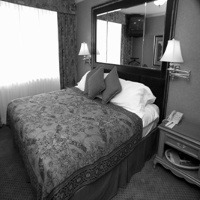
#> input picture data/train/bedroom/image_0001.jpg, 200 x 200 px
$ jupyter execute --allow-errors data_prepare.ipynb
#> lines starting #> are read from the running program, lines starting #| are printed output that depends on the picture
### Utils.py
"""
Utils: this python script has all auxiliary functions needed in other noteeboks.
AUTHOR: Joan Balaguer, Jaume Adrover
CREATION DATE: 2023-11-08
"""

from FeatureTransformer import FeatureTransformer
from itertools import chain
import skimage.feature
import numpy as np
import os
import cv2

"""
Function `process_images_in_folder`:
·PARAMS:
1. featureTransformer
2. customParams[]=[skimage.feature.*,params]
3. class_folder_path
4. class_folder_name
5. x_dict
6. y_dict
·FUNCTIONALITY:
Extracts features from all images of a specified folder,
inserting them into x_dict(feature extr. result) and y_dict(class_folder_name).
"""
# [36 lines left out: functions process_images_in_folder, process_images_in_folder2, not called in this run]
"""
Function `process_images_in_folder`:
·PARAMS:
1. class_folder_path
2. target_width
3. target_height
·FUNCTIONALITY:
Resizes all images of a specified folder, to desired (target_width x target_height).
"""
def resize_images_in_folder(class_folder_path,target_width,target_height):
    if os.path.isdir(class_folder_path):
        # Iterate through all the image files in the class folder
        for filename in os.listdir(class_folder_path):
            if filename.endswith(('.jpg', '.jpeg', '.png', '.bmp', '.gif')):
                # Read the image using OpenCV
                image_path = os.path.join(class_folder_path, filename)
                image = cv2.imread(image_path)

                if image is not None:
                    # Resize the image to the target size (200x200)
                    resized_image = cv2.resize(image, (target_width, target_height))

                    # Save the resized image back to the same path
                    cv2.imwrite(image_path, resized_image)


"""
Function `process_images_in_folder`:
·PARAMS:
1. class_folder_path
·FUNCTIONALITY:
Calculates minimum width and height of images inside specified folder.
"""
def calculate_min_size(class_folder_path):
#> called with class_folder_path = 'data/train/bedroom'
    class_min_width = float('inf')
    class_min_height = float('inf')

    if os.path.isdir(class_folder_path):
        # Iterate through all the image files in the class folder
        for filename in os.listdir(class_folder_path):
            if filename.endswith(('.jpg', '.jpeg', '.png', '.bmp', '.gif')):
                # Read the image using OpenCV
                image_path = os.path.join(class_folder_path, filename)
                image = cv2.imread(image_path)
#> image is the input picture: shape (200, 200, 3); min 0, max 255, mean 108.7

                if image is not None:
                    # Get the dimensions of the image
                    height, width, _ = image.shape
#> height = 200; width = 200
                    class_min_width = min(class_min_width, width)
#> class_min_width = 200
                    class_min_height = min(class_min_height, height)
#> class_min_height = 200

        return class_min_width, class_min_height

### data_prepare.ipynb
# Data preparation

First of all, to build a great classifying model, we should prepare our data so it fits correctly into it. We want to reescale our images to a correct size, in our case, to the minimum size of all images, which will find out in this script over here. But, at what size should we change them?

## 1. Data inspection

In this part, we'll code a script that finds the minimum size among all images in both train and test folders. We'll be storing all sizes in dictionaries grouped by classes so at the end we can print them and choose the less sized one.

[cell 1]
import os,shutil
import cv2
import skimage.feature
import numpy as np
import matplotlib.pyplot as plt
from Utils import calculate_min_size, resize_images_in_folder

[cell 2]
import os
import cv2

# Specify the paths to the main folders containing subfolders for train and test
train_folder_path = 'data/train'
test_folder_path = 'data/test'

# Initialize dictionaries to store the minimum width and height for each class
min_width_by_class = {}
min_height_by_class = {}

# Process the train folder
for class_folder in os.listdir(train_folder_path):
    class_folder_path = os.path.join(train_folder_path, class_folder)
    min_width, min_height = calculate_min_size(class_folder_path)
#> min_width = 200; min_height = 200

    min_width_by_class[class_folder] = min_width
    min_height_by_class[class_folder] = min_height

# Process the test folder
for class_folder in os.listdir(test_folder_path):
    class_folder_path = os.path.join(test_folder_path, class_folder)
    min_width, min_height = calculate_min_size(class_folder_path)
#> call 2 of calculate_min_size, with class_folder_path = 'data/test/livingRoom'
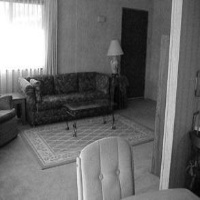
#> input picture data/test/livingRoom/image_0004.jpg, 200 x 200 px
#> in calculate_min_size, image is the input picture: shape (200, 200, 3); min 1, max 255, mean 108

    # Check if the class already exists in the dictionary
    if class_folder in min_width_by_class:
        # Update with the minimum values
        min_width_by_class[class_folder] = min(min_width_by_class[class_folder], min_width)
        min_height_by_class[class_folder] = min(min_height_by_class[class_folder], min_height)
    else:
        # Create new entries for the class
        min_width_by_class[class_folder] = min_width
        min_height_by_class[class_folder] = min_height

# Print the minimum width and height for each class from both folders
for class_name in min_width_by_class:
    min_width = min_width_by_class[class_name]
    min_height = min_height_by_class[class_name]
    print(f"Class: '{class_name}', Minimum Width: {min_width}, Minimum Height: {min_height}")

Conclusion: all images should be resized to 200x200 because bedroom has the minimum dimension size, its height.

## 2 Reescaling images

Now, having discovered what size we should refactor our images, we are going to start doing it. This is going to be accomplished with the function resize_images_in_folder, from Utils.py

[cell 3]
# Specify the paths to the main folders containing subfolders for train and test
folder_paths = ['data/train', 'data/test']

# Specify the target size
target_width = 200
target_height = 200

# Resize images in both train and test folders
for folder_path in folder_paths:
    for class_folder in os.listdir(folder_path):
        class_folder_path = os.path.join(folder_path, class_folder)
        resize_images_in_folder(class_folder_path,target_width,target_height)

Now, we have resized all images to 200x200. Great! Let's find out if there are any more issues related to our data.

## 3. Data cleaning

We have seen a strange thing in test folder. There it is a 'livingRoom (Case Conflict)' folder, where all images look identical to the 'livingRoom' original folder. We should probably check that. We'll do a double loop for each of conflict cases to check if there is in the other location. If this happens, we are going to compare if matrixes are equal by subtracting them and finding numbers that are non zero. That would mean that the specified pixel is different than the other one, making images different.

[cell 4]
test_living_room = 'data/test/livingRoom'
test_living_room2= 'data/test/livingRoom (Case Conflict)'

i=0
#> (the rest of this cell did not finish here and is left out)

As we can see, all output says that images are identical. As a fact, we don't want duplicated data, neither in train nor test. So, we will delete the whole folder.

[cell 5]
shutil.rmtree(test_living_room2)

Finally, we can say that our data is clean and ready to pass it into a model.

# 4. Feature Visualization

In this stage, we'll extract some features and visualize them in order to find out or guess which ones should we pick. We'll work with just one photo.

[cell 6]
image = cv2.imread('data/train/bedroom/image_0001.jpg')
#> image: shape (200, 200, 3); min 0, max 255, mean 108.7

[cell 7]
import cv2
from skimage.feature import canny, corner_fast, corner_harris, hessian_matrix, hog, local_binary_pattern
import matplotlib.pyplot as plt


# Convert the image to grayscale if it's not already
gray_image = cv2.cvtColor(image, cv2.COLOR_BGR2GRAY)

# Apply Canny edge detection
canny_edges = canny(gray_image)
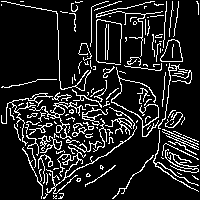
#> canny_edges: shape (200, 200) bool; 13.3% white in thin lines or dots

# Apply FAST corner detection
fast_corners = corner_fast(gray_image)
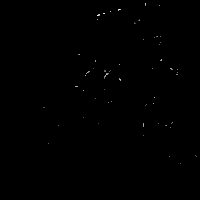
#> fast_corners: shape (200, 200) float64; min 0, max 10.11, mean 0.0142; drawn with min black and max white

# Apply Harris corner detection
harris_corners = corner_harris(gray_image)
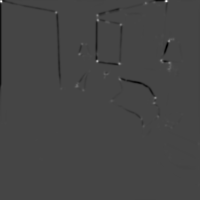
#> harris_corners: shape (200, 200) float64; min -2.48, max 6.65, mean -0.0167; drawn with min black and max white

# Apply Hessian matrix for feature detection
hessian_det = hessian_matrix(gray_image)
#> hessian_det = 3 items

# Apply HOG (Histogram of Oriented Gradients)
hog_features, hog_image = hog(gray_image, visualize=True)
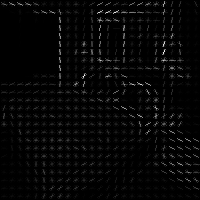
#> hog_image: shape (200, 200) float64; min 0, max 74.63, mean 1.9; drawn with min black and max white

# Apply LBP (Local Binary Pattern)
radius = 3
n_points = 8 * radius
lbp_features = local_binary_pattern(gray_image, n_points, radius, method='uniform')
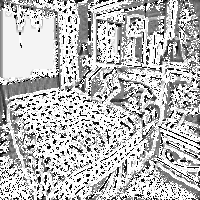
#> lbp_features: shape (200, 200) float64; min 0, max 25, mean 18.3; drawn with min black and max white

# Create subplots to display the transformed images
plt.figure(figsize=(18, 18))

# Original Image
plt.subplot(3, 4, 1)
plt.imshow(cv2.cvtColor(image, cv2.COLOR_BGR2RGB))
plt.title('Original Image')

# Canny Edge Detection
plt.subplot(3, 4, 2)
plt.imshow(canny_edges, cmap='gray')
plt.title('Canny Edge Detection')

# FAST Corner Detection
plt.subplot(3, 4, 3)
plt.imshow(fast_corners, cmap='gray')
plt.title('FAST Corner Detection')

# Harris Corner Detection
plt.subplot(3, 4, 4)
plt.imshow(harris_corners, cmap='gray')
plt.title('Harris Corner Detection')

# Hessian Matrix
plt.subplot(3, 4, 5)
plt.imshow(hessian_det[0], cmap='gray')
plt.title('Hessian Matrix')

# HOG Features
plt.subplot(3, 4, 6)
plt.imshow(hog_image, cmap='gray')
plt.title('HOG Features')

# LBP Features
plt.subplot(3, 4, 7)
plt.imshow(lbp_features, cmap='gray')
plt.title('LBP Features')

# Display the subplots
plt.tight_layout()
plt.show()
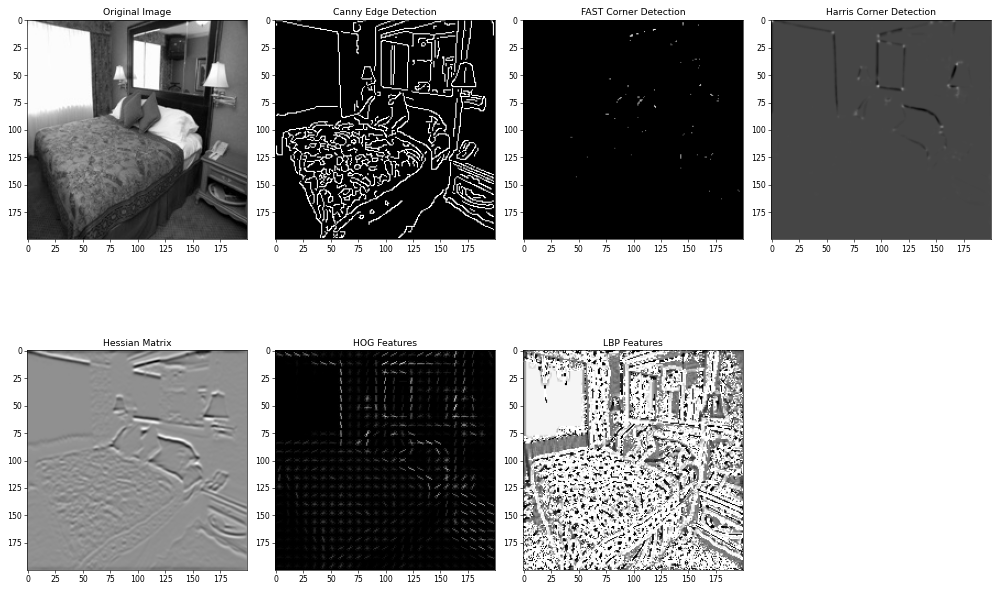
#> figure drawn by matplotlib, 7 panels
